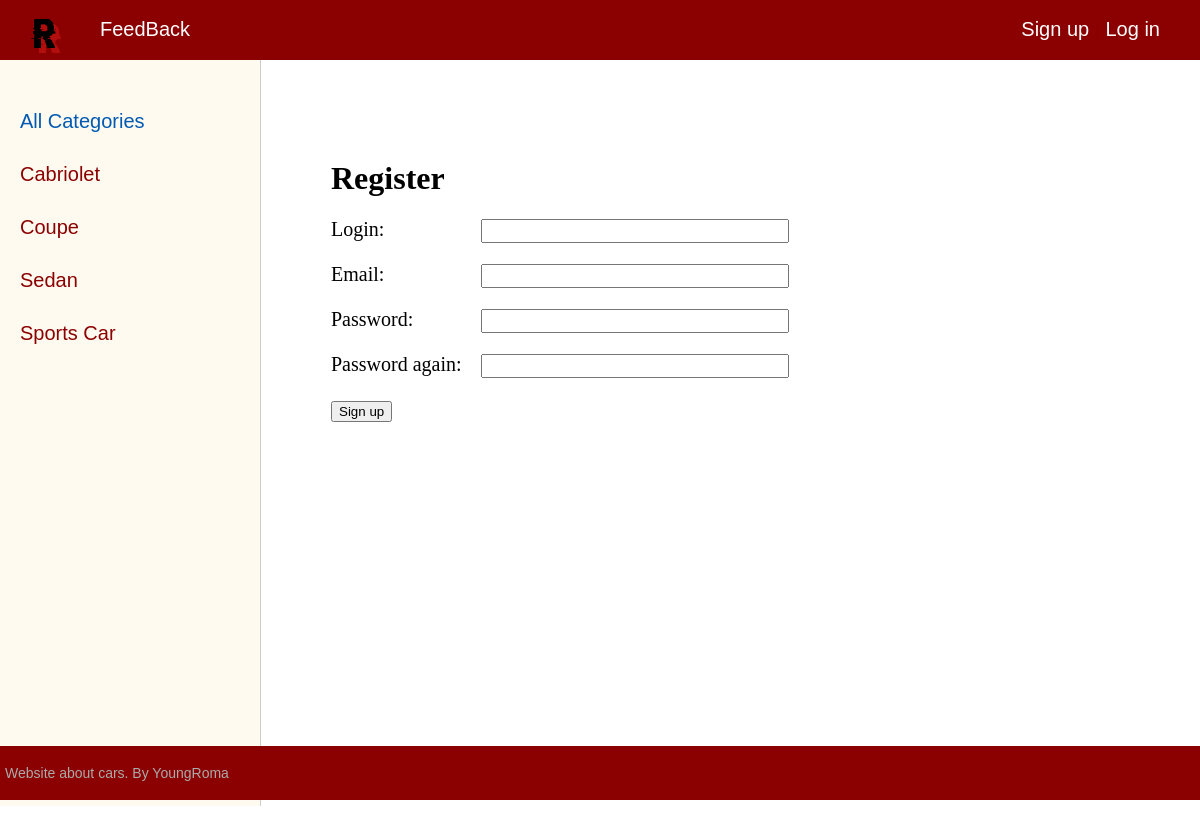
Screenshot of /register/ with the database file from the repository.
### cars/models.py (models this page shows, shortened)
class Category(models.Model):
    name = models.CharField(max_length=100, db_index=True, verbose_name="Категория" )
    slug = models.SlugField(max_length=255, unique=True, db_index=True, verbose_name="URL")
    def get_absolute_url(self):
        return reverse('category', kwargs={'cat_slug': self.slug})
    class Meta:
        verbose_name = 'Category'
        verbose_name_plural = 'Categories'
        ordering = ['id']

### cars/views.py (the view, shortened to what this page needs)
# urls.py: path('register/', RegisterUser.as_view(), name='register'),
class RegisterUser(DataMixin, CreateView):
    form_class = RegisterUserForm
    template_name = 'register.html'
    success_url = reverse_lazy('login')
    def get_context_data(self, *, object_list=None, **kwargs):
        context = super().get_context_data(**kwargs)
        c_def = self.get_user_context(title="Register")
        return dict(list(context.items()) + list(c_def.items()))

### cars/forms.py
class RegisterUserForm(UserCreationForm):
    username = forms.CharField(label='Login', widget=forms.TextInput(attrs={'class': 'form-input'}))
    email = forms.EmailField(label='Email', widget=forms.EmailInput(attrs={'class': 'form-input'}))
    password1 = forms.CharField(label='Password', widget=forms.PasswordInput(attrs={'class': 'form-input'}))
    password2 = forms.CharField(label='Password again', widget=forms.PasswordInput(attrs={'class': 'form-input'}))
    class Meta:
        model = User
        fields = ('username', 'email', 'password1', 'password2')

### cars/utils.py (called while the page is built)
    def get_user_context(self, **kwargs):
        context = kwargs
        cats = Category.objects.annotate(Count('car'))
        user_menu = menu.copy()
        if not self.request.user.is_authenticated:
            user_menu.pop(0)
        context['menu'] = user_menu
        context['cats'] = cats
        if 'cat_selected' not in context:
            context['cat_selected'] = 0
        return context

### templates/register.html (shortened to what this page needs)
{% extends 'base.html' %}
{% block content %}
<h1>{{title}}</h1>
<form method="post">
{% for f in form %}
<p><label class="form-label" for="{{ f.id_for_label }}">{{f.label}}: </label>{{ f }}</p>
{% endfor %}
    <button type="submit">Sign up</button>
</form>
{% endblock %}

### templates/base.html (shortened to what this page needs)
{% load static %}
{%  load cars_tags %}
<!DOCTYPE html>
<html>
<head>
	<link type="text/css" href="{% static 'catalog_of_cars/css/styles.css' %}" rel="stylesheet" />
</head>
<body>
<table class="table-page", border=0 cellpadding=0 cellspacing="0">
<tr><td valign="top">
{% block mainmenu %}
		<div class="header">
			<ul id="mainmenu" class="mainmenu">
			<li class="logo"><a href="{% url 'home' %}"><div class="logo"></div></a></li>
{% for m in menu %}
			<li><a href="{% url m.url_name %}">{{m.title}}</a></li>
{% endfor %}
				{% if request.user.is_authenticated %}
				<li class="last"> {{user.username}} | <a href="{% url 'logout' %}">Log out</a></li>
				{% else %}
				<li class="last"><a href="{% url 'register' %}">Sign up</a> | <a href="{% url 'login' %}">Log in</a></li>
				{% endif %}
			</ul>
		</div>
{% endblock mainmenu %}
<table class="table-content" border=0 cellpadding="0" cellspacing="0">
<tr>
	<td valign="top" class="left-chapters">
	<ul id="leftchapters">
{% if cat_selected == 0 %}
		<li class="selected">All Categories</li>
{% else %}
		<li><a href="{% url 'home' %}">All Categories</a></li>
{% endif %}
{% for c in cats %}
{% if c.car__count > 0 %}
	{% if c.pk == cat_selected %}
		<li class="selected">{{c.name}}</li>
	{% else %}
		<li><a href="{{ c.get_absolute_url }}">{{c.name}}</a></li>
	{% endif %}
{% endif %}
{% endfor %}
	</ul>
</td>
<td valign="top" class="content">
	<div class="content-text">
{% block content %}
{% endblock %}
	</div>
</td></tr></table>
</td></tr>
<tr><td valign=top>
	<div id="footer">
		<p>Website about cars. By YoungRoma</p>
	</div>
</td></tr></table>
</body>
</html>

### cars/static/catalog_of_cars/css/styles.css (style rules this page uses)
html, body { font-family: 'Arial'; margin: 0; padding: 0; height: 100%; width: 100%; color: #444; }
a { color: #0059b2; text-decoration: none; }
.table-page { width: 100%; height: 100%; vertical-align: top; }
.table-page tr { height: 100%; }
.header { background: darkred; height: 60px; }
.logo { background: url('../images/logo.png') no-repeat 10px 5px; width: 70px; height: 60px; }
ul.mainmenu { list-style: none; margin: 0; padding: 0; height: 60px; color: darkred; font-size: 20px; overflow: hidden; }
ul.mainmenu li { float: left; margin: 18px 40px 0 30px; }
ul.mainmenu li.logo { margin: 0; }
ul.mainmenu li.last { float: right; }
ul.mainmenu li a { color: white; text-decoration: none; }
.table-content { width: 100%; min-height: 100%; height: 100%; }
.left-chapters { margin: 0; background: floralwhite; border-right: 1px solid #ccc; min-height: 100%; }
.left-chapters ul { width: 230px; min-height: 100%; margin: 0; padding: 20px 10px 10px 20px; list-style: none; font-size: 20px; }
.left-chapters ul li { margin: 30px 0 0 0; color: #999; }
.left-chapters ul li.selected { color: #0059b2; }
.left-chapters ul li a { color: darkred; text-decoration: none; }
.content { padding: 40px 20px 20px 40px; width: 100%; box-sizing: border-box; }
.content-text { margin: 60px 0 0 30px; color: #000; font-size: 20px; font-family: Yandex Sans Display Light; }
.content-text h1 { font-size: 32px; }
#footer { box-sizing: border-box; background: darkred; padding: 5px; color: #aaa; font-size: 14px; font-family: Verdana, Geneva, Arial, Helvetica; text-align: left; overflow: hidden; }
.form-input { width: 300px; font-size: 16px; }
.form-label { display: inline-block; min-width: 150px; vertical-align: top; }

### rows the page displays
Category: name "Cabriolet"
Category: name "Coupe"
Category: name "Sedan"
Category: name "Sports Car"

### other values shown
{{ m.title }} "FeedBack"
{{ title }} "Register"
{{ f.label }} "Login" "Email" "Password" "Password again"
